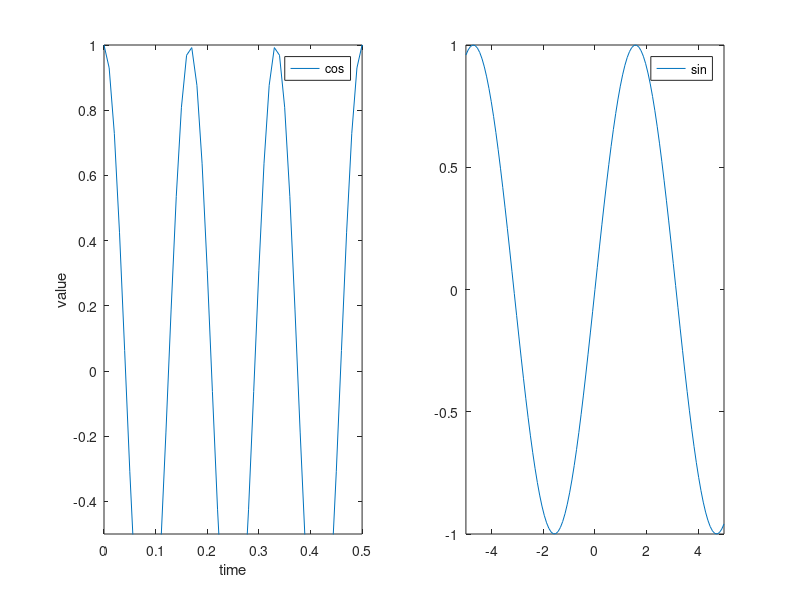

Source code (MATLAB): (Note: this script raises an error after producing the figure.)
%% 

t=(0:.01:1); y=sin(2*pi*6*t);plot(t,y) %plot sin function with 6 cycles
hold on;
t=(0:.01:1); y1=cos(2*pi*6*t);plot(t,y1)
xlabel('time'),ylabel('value');legend('sin','cos');title('my plot');
%print -dpng myplot.png
%close
hold off;
%%
%%%%%%%%%%%%%%%% figure

t=[0:.01:1]; y1=cos(2*pi*6*t);
t=[0:.01:1]; y2=sin(2*pi*6*t);
%figure(1);plot(t,y1)
%figure(2);plot(t,y2,'r')
%%%%%%%%% subplot
figure(1);subplot(1,2,1);plot(t,y1);xlabel('time');ylabel('value');legend('cos');axis([0 .5 -.5 1]);
figure(1);subplot(1,2,2);plot(t,y2);xlabel('time');ylabel('value');legend('sin');axis([0 .5 -.5 1]);
%%%%%%%%%%%%%
%clf;
%%
a=magic(15);imagesc(a); colorbar;colormap gray
a(8,1)
a(7,1)
%%
% -------------fplot()......
% Plot 2-D function
%plots the function FUN between the limits of the current x axes, with a default of [-5 5].
% fplot(FUN,LIMS) plots the function FUN between the x-axis limits specified by LIMS = [XMIN XMAX].

fplot(@sin)
%%
%{
fplot3   Plot 3-D parametric curve
fplot3(FUNX,FUNY,FUNZ) plots the parametric curve FUNX(T), FUNY(T), and
FUNZ(T) over the default domain -5 < T < 5.
%}
 fplot3(@sin,@cos,@log)
 fplot3(@(t) sin(2*t),@(t) cos(t), @(t) sin(3*t+2), [-pi,pi], '--*')
 fplot3(@cos, @(t) t.*sin(t), @sqrt)
 fplot3(@(x)x.*cos(x),@(x)x.*sin(x),@log,[0.1 123],'LineWidth',2) 
 %%
c = 10;
mygrid = @(x,y) ndgrid((-x:x/c:x),(-y:y/c:y));
[x,y] = mygrid(pi,2*pi);
z = sin(x) + cos(y);
figure(1);subplot(1,2,1);plot3(x,y,z)
figure(1);subplot(1,2,2);mesh(x,y,z)
%%
%%